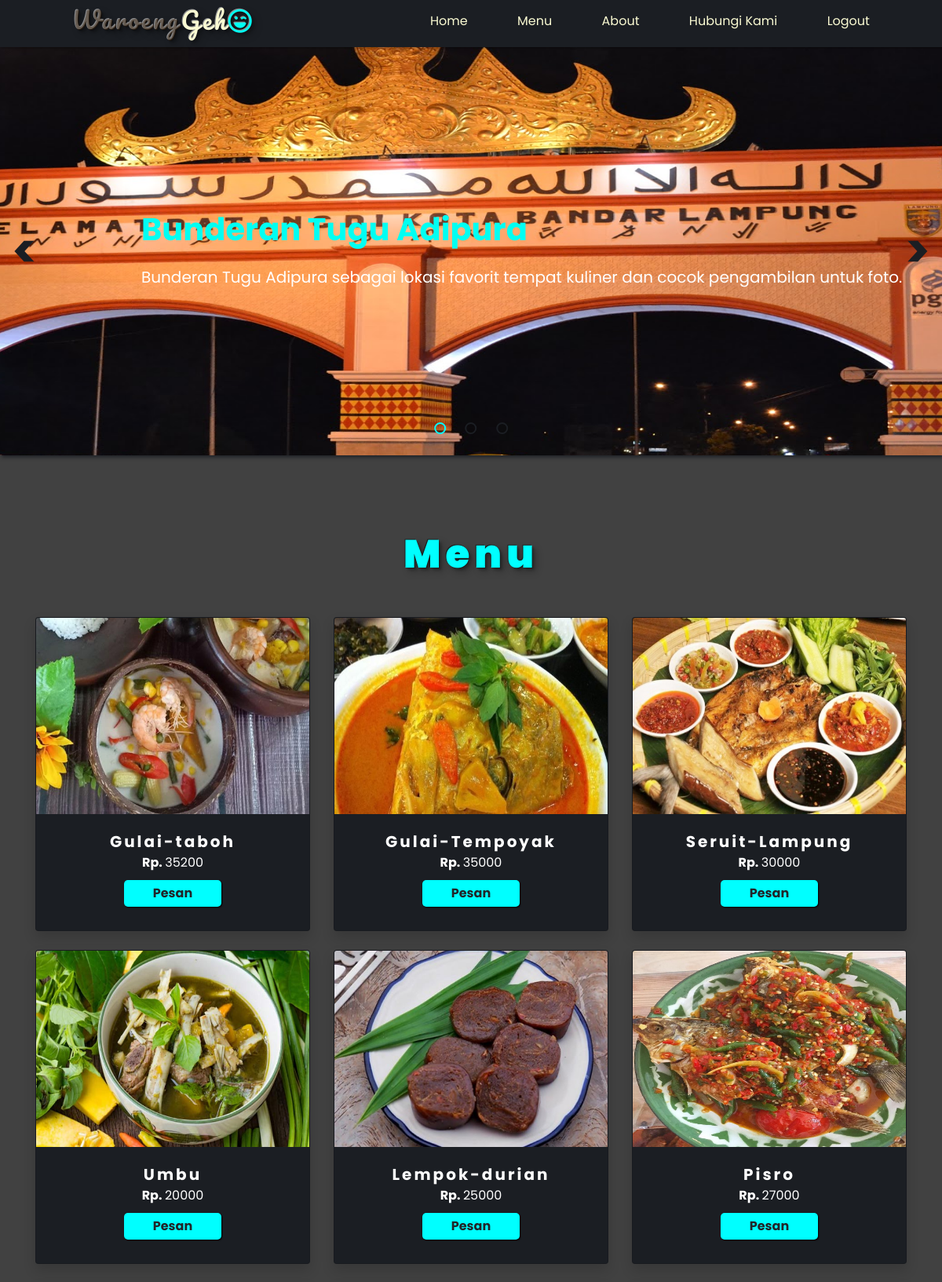
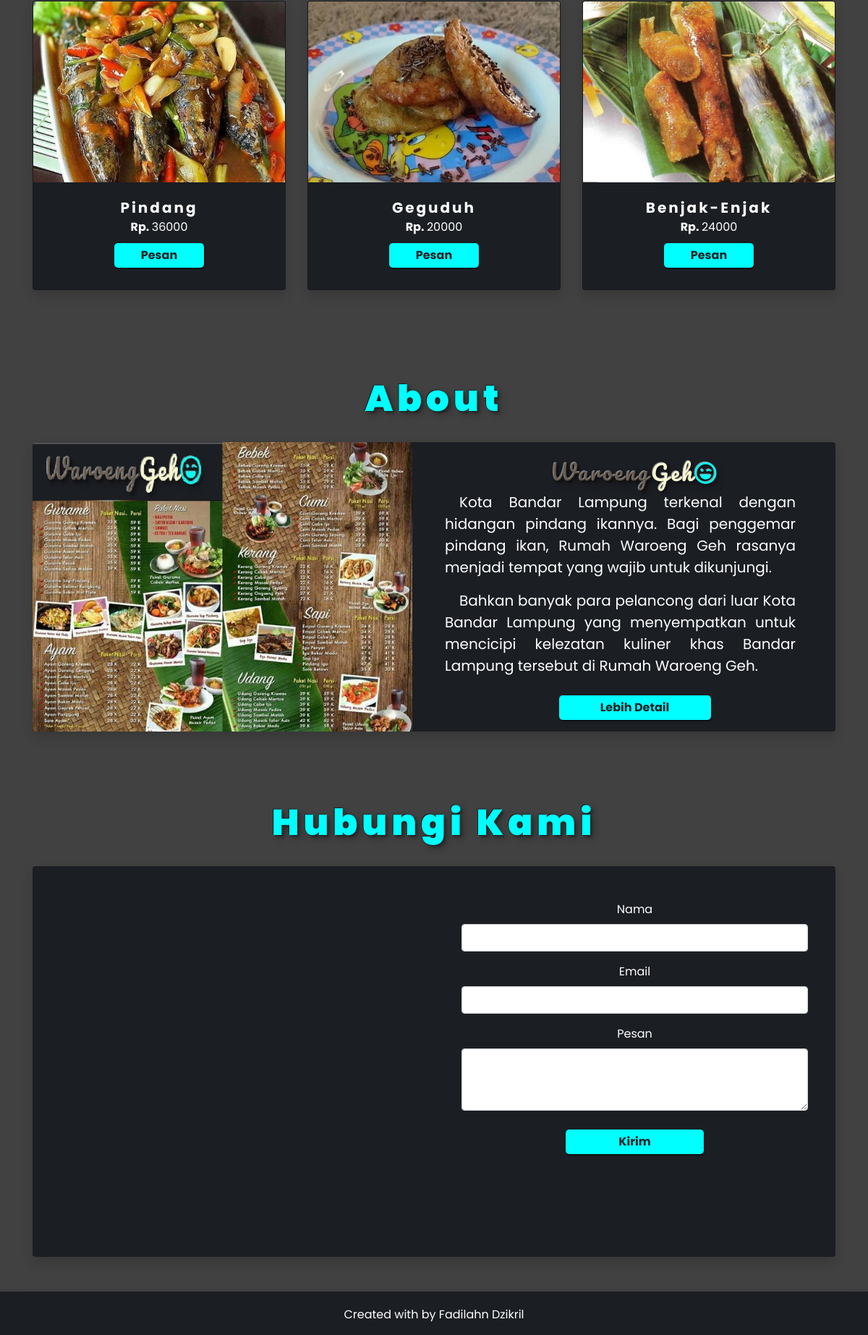
Page / (signed in) on the committed database (2 pictures, top to bottom).
### tables this page shows
CREATE TABLE `data_menu` (
  `id_menu` int(11) NOT NULL,
  `nama_menu` varchar(25) NOT NULL,
  `status_menu` enum('Tersedia','Kosong','','') NOT NULL,
  `harga` int(25) NOT NULL,
  `gambar` varchar(500) NOT NULL
);

### index.php (the view, shortened to what this page needs)
<?php
include 'koneksi.php';
?>
<?php include 'link.php'; ?>
<body>
    <nav>
        <div class="logo">
            <h3>Waroeng<span>Geh</span><i class="far fa-laugh-wink"></i></h3>
        </div>
        <ul>
            <li><a href="#">Home</a></li>
            <li><a href="#menu">Menu</a></li>
            <li><a href="#about">About</a></li>
            <li><a href="#hub">Hubungi Kami</a></li>
            <li><a href="logout.php">Logout</a></li>
        </ul>
    </nav>
    <div class="slider_foto">
        <div class="myslider pudar" style="display: block;">
            <div class="teks">
                <h1>Bunderan Tugu Adipura</h1>
                <p>Bunderan Tugu Adipura sebagai lokasi favorit tempat kuliner dan cocok pengambilan untuk foto.</p>
            </div>
            <img class="image" src="images/templete1.jpg" alt="kopi" style="width:100%; height:100%;">
        </div>
        <a class="kembali" onclick="plusSlides(-1)">&#60;</a>
        <a class="lanjut" onclick="plusSlides(1)">&#62;</a>
        <div class="dbox" style="text-align: center;">
            <span class="dot" onclick="currentSlide(1)"></span>
            <span class="dot" onclick="currentSlide(2)"></span>
            <span class="dot" onclick="currentSlide(3)"></span>
        </div>
    </div>
    <section id="menu">
        <div class="heading">
            <h1>Menu</h1>
        </div>
        <div class="container">
            <div class="row justify-content-center">
                <?php
                $sql = "SELECT * FROM data_menu";
                $query = mysqli_query($koneksi, $sql);
                foreach ($query as $menu) : ?>
                    <div class="col-md-4 mb-4">
                        <div class="card shadow text-center bg_cs">
                            <img src="images/<?= $menu['gambar'] ?>" class="card-img-top" alt="<?= $menu['gambar']; ?>" style="width: auto; height:250px;">
                            <div class="card-body">
                                <strong class="card-text txt"><?= $menu['nama_menu']; ?></strong><br>
                                <strong>Rp. </strong><?= $menu['harga']; ?><br>
                                <a href="pemesanan.php?id_menu=<?= $menu['id_menu']; ?>" class="btn bt">Pesan</a>
                            </div>
                        </div>
                    </div>
                <?php endforeach; ?>
            </div>
        </div>
    </section>
    <section id="about">
        <div class="container">
            <div class="heading">
                <h1>About</h1>
            </div>
            <div class="row about rounded shadow">
                <div class="col-sm-6 float-sm-left">
                    <img src="images/about.jpg" alt="cave" class="img-fluid rounded-left" style="width: 100%; height:400px;">
                </div>
                <div class="col-sm-6 float-sm-right mt-4 text-center">
                    <div class="logo">
                        <h3>Waroeng<span>Geh</span><i class="far fa-laugh-wink"></i></h3>
                    </div>
                    <div style="font-size: 20px;">
                        <p>Kota Bandar Lampung terkenal dengan hidangan pindang ikannya. Bagi penggemar pindang ikan, Rumah Waroeng Geh rasanya menjadi tempat yang wajib untuk dikunjungi. </p>
                        <p> Bahkan banyak para pelancong dari luar Kota Bandar Lampung yang menyempatkan untuk mencicipi kelezatan kuliner khas Bandar Lampung tersebut di Rumah Waroeng Geh.</p>
                    </div>
                    <a href="#" class="btn bt align-content-center">Lebih Detail</a>
                </div>
            </div>
        </div>
    </section>
    <section id="hub">
        <div class="container mb-5">
            <div class="heading">
                <h1>Hubungi Kami</h1>
            </div>
            <div class="row about rounded shadow">
                <div class="col-sm-6 float-sm-left pl-0">
                    <div class="embed-responsive embed-responsive-1by1">
                        <iframe src="https://www.google.com/maps/embed?pb=!1m18!1m12!1m3!1d746.1106392809232!2d105.22530467361108!3d-5.3618820209410485!2m3!1f0!2f0!3f0!3m2!1i1024!2i768!4f13.1!3m3!1m2!1s0x2e40c5363829b655%3A0xf432698170ac37e6!2sBundaran%20Hajimena!5e1!3m2!1sid!2sid!4v1636920150427!5m2!1sid!2sid" width="700" height="450" allowfullscreen="" loading="lazy"></iframe>
                    </div>
                </div>
                <div class="col-sm-6 float-sm-right mt-5 text-center">
                    <div class="row justify-content-center">
                        <div class="col-md-11">
                            <form>
                                <div class="mb-3">
                                    <label for="name" class="form-label">Nama</label>
                                    <input type="text" class="form-control" id="name" aria-describedby="name">
                                </div>
                                <div class="mb-3">
                                    <label for="email" class="form-label">Email</label>
                                    <input type="email" class="form-control" id="email" aria-describedby="email">
                                </div>
                                <div class="mb-3">
                                    <label for="pesan" class="form-label">Pesan</label>
                                    <textarea class="form-control" id="pesan" rows="3"></textarea>
                                </div>
                                <a href="#" class="btn bt align-content-center">Kirim</a>
                            </form>
                        </div>
                    </div>
                </div>
            </div>
        </div>
    </section>
    <footer class="text-center text-white mt-lg-5 shadow">
        <p> Created with <i class="text-danger"></i> by <a href="https://z-p4.www.instagram.com/fadilanzikril23/" target="blank" class="fw-bold">Fadilahn
                Dzikril</a></p>
    </footer>
</body>
</html>

### link.php (shortened to what this page needs)
<!DOCTYPE html>
<html lang="en">
<head>
    <link rel="stylesheet" href="https://cdn.jsdelivr.net/npm/bootstrap@4.6.1/dist/css/bootstrap.min.css">
    <link rel="stylesheet" href="css/stylePemWeb2.css">
    <link rel="stylesheet" href="https://cdnjs.cloudflare.com/ajax/libs/font-awesome/6.0.0-beta2/css/all.min.css">
</head>

### css/stylePemWeb2.css (style rules this page uses)
body { font-family: 'poppins', monospace; background-color: #414141 ; overflow-x: hidden; }
nav { display: flex; background-color: #1b1e23; box-shadow: 2px 2px 2px rgba(0, 0, 0, 0.225) ; justify-content: space-around; height: 60px; align-items: center; top: 0; position: sticky; z-index: 3; }
.logo h3 { font-family: 'Pacifico', monospace; font-size: 30px; color: rgba(61, 36, 11, 0.445); text-shadow: -1px -1px 0 rgba(255,255,255,.5), 1px 1px 0 rgba(0,0,0,.25), 3px 3px 3px rgba(0,0,0,.25), 5px 5px 10px rgba(0, 0, 0, 0.25); letter-spacing: 3px; }
.logo h3 span { color: lightgoldenrodyellow; text-shadow: -1px -1px 0 rgba(0, 0, 0, 0.5), }
.logo h3 i { color: rgb(0, 255, 242); }
nav ul { display: flex; width: 50%; margin-top: 10px; list-style: none; justify-content: space-between; cursor: pointer; }
nav ul li a { color:lightgoldenrodyellow; }
.slider_foto { position: relative; width: 100%; background-color:#1b1e23 ; }
.myslider { height: 520px; display: none; overflow: hidden; box-shadow: 2px 2px 5px #1b1e23; }
.kembali, .lanjut { position: absolute; top: 50%; font-weight: bold; transform: translate(0, -50%); font-size: 60px; padding: 15px; cursor: pointer; color: #1b1e23; transition: 0.2s; text-decoration: none; user-select: none; }
.lanjut { right: 0; }
.dbox { position: absolute; left: 50%; transform: translate(-50%); bottom: 20px; cursor: pointer; }
.dot { display: inline-block; width: 15px; height: 15px; border: 2px solid #1b1e23; border-radius: 50%; margin: 0 10px; cursor: pointer; }
.active, .dot:hover { border-color: aqua; }
.pudar { -webkit-animation-name: pudar; -webkit-animation-duration: 1.5s; animation-name: pudar; animation-duration: 1.5s; }
.teks { position: absolute; color: #fff; line-height: 35px; top: 40%; left: 15%; -webkit-animation-name: posi; -webkit-animation-duration: 2s; animation-name: posi; animation-duration: 2s; z-index: 1; }
.teks h1 { color: rgb(0, 255, 242); font-weight: bold; margin-bottom: 20px; }
.teks p { font-size: 20px; }
.image { transform: scale(1.5, 1.5); -webkit-animation-name: zoomin; -webkit-animation-duration: 40s; animation-name: zoomin; animation-duration: 40s; }
.container { margin-top: 50px; }
.heading h1 { font-size: 50px; margin-top: 80px; margin-bottom: 30px; font-weight:900; text-align: center; color: aqua; text-shadow: -1px -1px 0 rgba(0, 0, 0, 0.5), 1px 1px 0 rgba(0,0,0,.25), 3px 3px 3px rgba(0,0,0,.25), 5px 5px 10px rgba(0, 0, 0, 0.25); letter-spacing: 6px; }
section { padding-top: 1rem; }
.card img { transition: .5s; }
.card { color: #fff; }
.row .bg_cs { background: #1b1e23; }
.txt { font-size: 20px; letter-spacing: 3px; }
iframe { padding-left: -20px; }
.about { background: #1b1e23; color: #fff; max-width: 1200px; margin: auto; }
.about img { margin-left: -15px; }
.about p { text-align: justify; text-indent: 20px; padding-right: 40px; }
.bt { font-weight: bold; margin: 10px 0 ; width: 40%; border: none; padding: 5px; border-radius: 5px; box-shadow: 1px 1px 2px rgb(0, 0, 0); background-color: aqua; cursor: pointer; transition: all 0.5s; }
footer { position: relative; height: 60px; padding: 20px; background-color: #1b1e23; }
footer a { text-decoration: none; color: #ffff; }
.card { background: rgba(0, 0, 0, 0.7); }

### rows in the picture
data_menu: gambar (picture), nama_menu "Gulai-taboh", harga "35200"
data_menu: gambar (picture), nama_menu "Gulai-Tempoyak", harga "35000"
data_menu: gambar (picture), nama_menu "Seruit-Lampung", harga "30000"
data_menu: gambar (picture), nama_menu "Umbu", harga "20000"
data_menu: gambar (picture), nama_menu "Lempok-durian", harga "25000"
data_menu: gambar (picture), nama_menu "Pisro", harga "27000"
data_menu: gambar (picture), nama_menu "Pindang", harga "36000"
data_menu: gambar (picture), nama_menu "Geguduh", harga "20000"
data_menu: gambar (picture), nama_menu "Benjak-Enjak", harga "24000"
